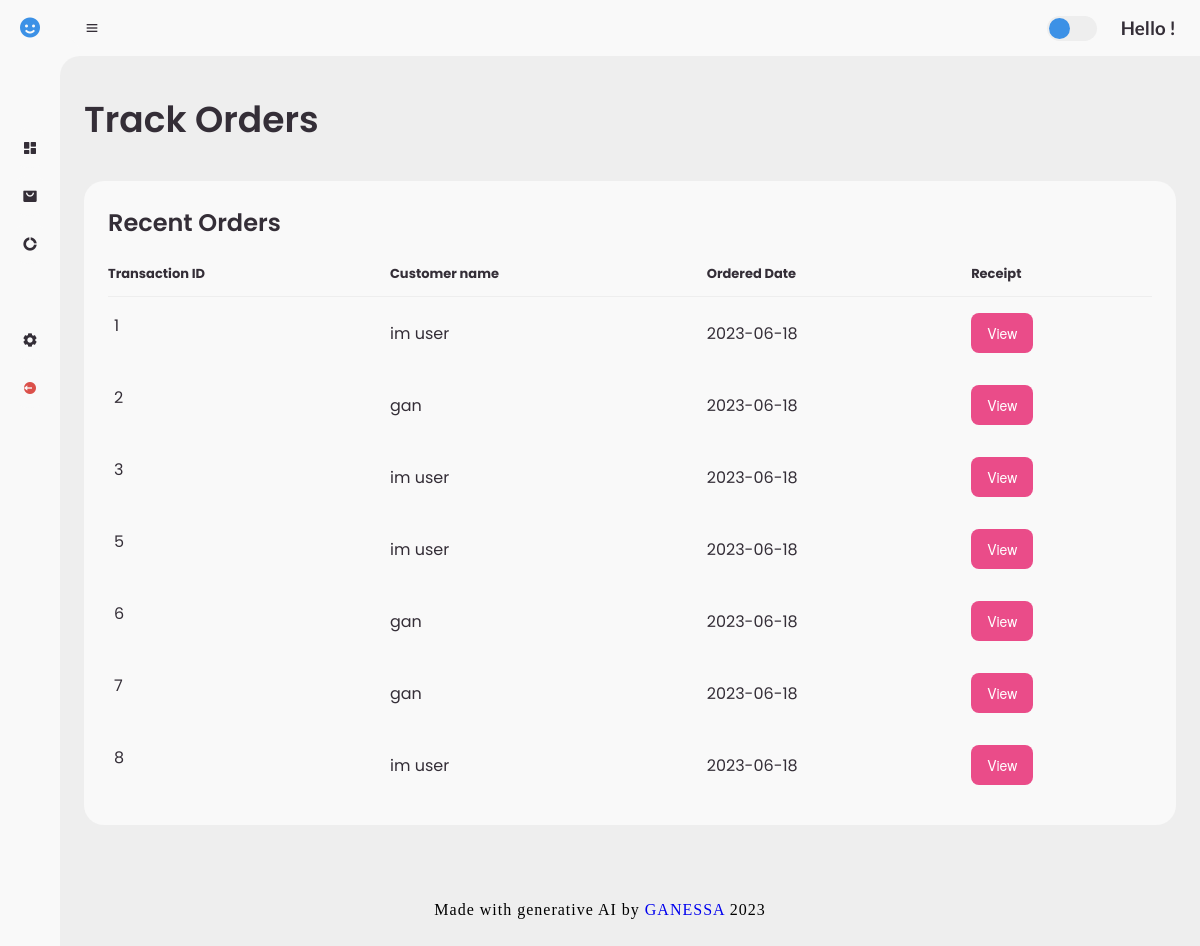
Screenshot of /trackorders with the database file from the repository.
### restaurant/models.py (models this page shows, shortened)
class Transactions(db.Model):
    __tablename__ = 'transactions'
    id = db.Column(db.Integer, primary_key = True)
    customer_id = db.Column(db.Integer, db.ForeignKey('users.id'))
    payment_method =db.Column(db.String, nullable=False)
    order_date = db.Column(db.Date, nullable=False)
    delivery_address =db.Column(db.String(255), nullable=False)
    order = db.relationship('Orders', backref = 'transactions', lazy = 'dynamic')

class User(UserMixin, db.Model):
    __tablename__ = 'users'
    id = db.Column(db.Integer, primary_key =True)
    fullname = db.Column(db.String(60), nullable=False)
    username = db.Column(db.String(60), nullable=False)
    password = db.Column(db.String(60), nullable=False)
    email = db.Column(db.String(60), nullable=False)
    phonenum = db.Column(db.Integer)
    gender = db.Column(db.String(10))
    role = db.Column(db.String(100))
    transactions = db.relationship('Transactions', backref = 'users', uselist = False)

### restaurant/admin.py (the view)
@admin.route("/trackorders")
def trackorders():
    confirmed_transactions = Transactions.query \
    .join(User, Transactions.customer_id == User.id) \
    .filter(Transactions.payment_method != "None") \
    .all()
    print(confirmed_transactions)
    return render_template("track_orders.html", orders = confirmed_transactions)

### restaurant/templates/track_orders.html
{% extends "base.html" %}
{% block content %}
      <main>
        <div class="head-title">
          <div class="left">
            <h1>Track Orders</h1>
          </div>
        </div>
        <div class="table-data">
          <div class="order">
            <div class="head">
              <h3>Recent Orders</h3>
            </div>
            <table>
              <thead>
                <tr>
                  <th>Transaction ID</th>
                  <th>Customer name</th>
                  <th>Ordered Date</th>
                  <th>Receipt</th>
                </tr>
              </thead>
              <tbody>
              {% for items in orders %}
                <tr>
                  <td>
                    <p>{{items.id}}</p>
                  </td>
                  <td>{{items.users.fullname}}</td>
                  <td>{{items.order_date}}</td>
                  <td><a href="{{ url_for('admin.admin_view_details') }}"><Button class="button-1" role="button">View</Button></a></td>
                </tr>
              {% endfor %}
              </tbody>
            </table>
          </div>
        </div>
      </main>
    </section>
{% endblock content %}

### restaurant/static/style.css (style rules this page uses)
* { margin: 0; padding: 0; box-sizing: border-box; }
a { text-decoration: none; }
:root { --poppins: 'Poppins', sans-serif; --lato: 'Lato', sans-serif; --light: #f9f9f9; --blue: #3c91e6; --light-blue: #cfe8ff; --grey: #eee; --dark-grey: #aaaaaa; --dark: #342e37; --red: #db504a; --yellow: #ffce26; --light-yellow: #fff2c6; --orange: #fd7238; --light-orange: #ffe0d3; }
html { overflow-x: hidden; }
body { background: var(--grey); overflow-x: hidden; }
#content main { width: 100%; padding: 36px 24px; font-family: var(--poppins); max-height: calc(100vh - 56px); overflow-y: auto; }
#content main .head-title { display: flex; align-items: center; justify-content: space-between; grid-gap: 16px; flex-wrap: wrap; }
#content main .head-title .left h1 { font-size: 36px; font-weight: 600; margin-bottom: 10px; color: var(--dark); }
#content main .table-data { display: flex; flex-wrap: wrap; grid-gap: 24px; margin-top: 24px; width: 100%; color: var(--dark); }
#content main .table-data > div { border-radius: 20px; background: var(--light); padding: 24px; overflow-x: auto; }
#content main .table-data .head { display: flex; align-items: center; grid-gap: 16px; margin-bottom: 24px; }
#content main .table-data .head h3 { margin-right: auto; font-size: 24px; font-weight: 600; }
#content main .table-data .order { flex-grow: 1; flex-basis: 500px; }
#content main .table-data .order table { width: 100%; border-collapse: collapse; }
#content main .table-data .order table th { padding-bottom: 12px; font-size: 13px; text-align: left; border-bottom: 1px solid var(--grey); }
#content main .table-data .order table td { padding: 16px 0; }
#content main .table-data .order table tr td:first-child { display: flex; align-items: center; grid-gap: 12px; padding-left: 6px; }
.button-1 { background-color: #EA4C89; border-radius: 8px; border-style: none; box-sizing: border-box; color: #FFFFFF; cursor: pointer; display: inline-block; font-family: "Haas Grot Text R Web", "Helvetica Neue", Helvetica, Arial, sans-serif; font-size: 14px; font-weight: 500; height: 40px; line-height: 20px; list-style: none; margin: 0; outline: none; padding: 10px 16px; position: relative; text-align: center; text-decoration: none; transition: color 100ms; vertical-align: baseline; user-select: none; -webkit-user-select: none; touch-action: manipulation; }

### rows the page displays
Transactions: id "1", users.fullname "im user", order_date "2023-06-18"
Transactions: id "2", users.fullname "gan", order_date "2023-06-18"
Transactions: id "3", users.fullname "im user", order_date "2023-06-18"
Transactions: id "5", users.fullname "im user", order_date "2023-06-18"
Transactions: id "6", users.fullname "gan", order_date "2023-06-18"
Transactions: id "7", users.fullname "gan", order_date "2023-06-18"
Transactions: id "8", users.fullname "im user", order_date "2023-06-18"
